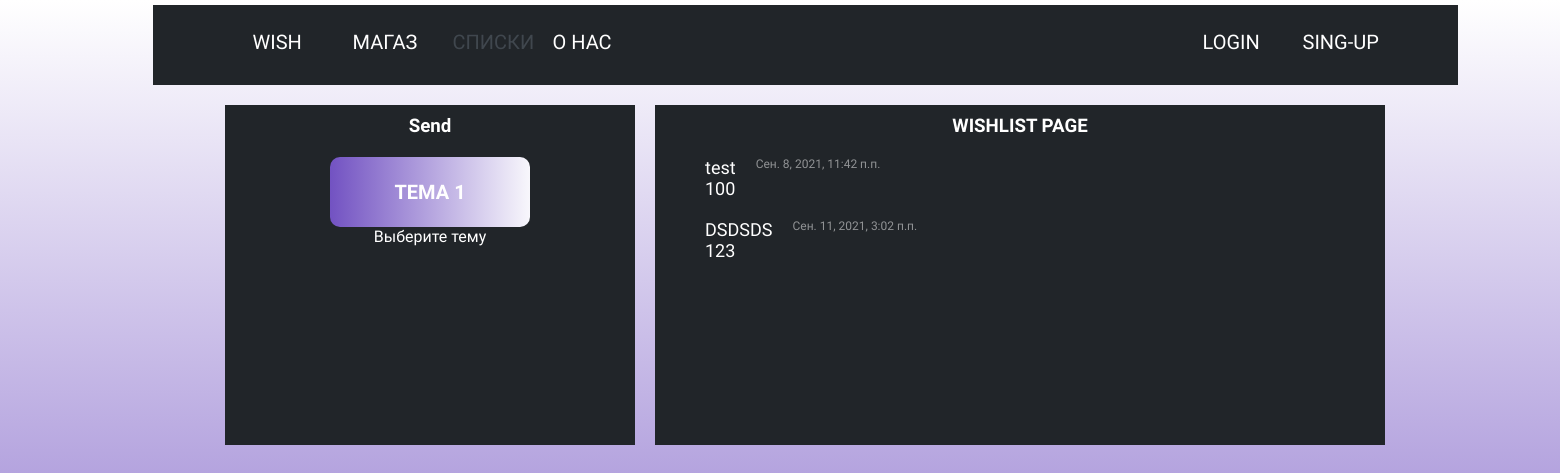
Before: /feedback/1/ with the older database file.
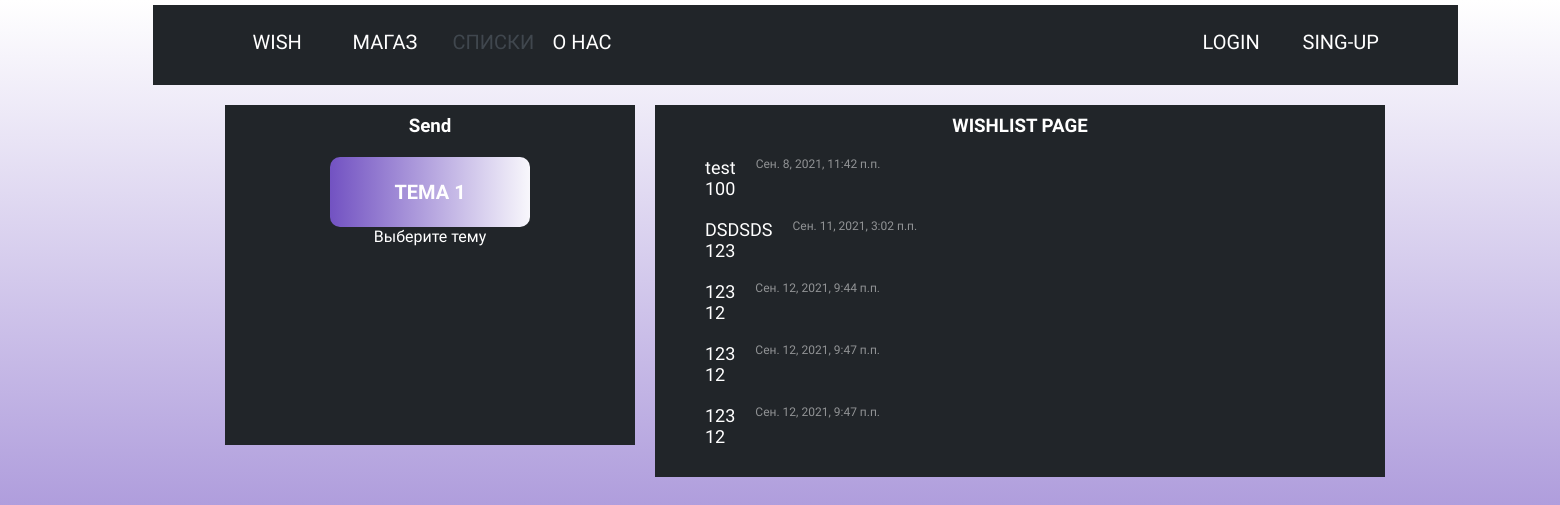
After: the same page with the newer database file.
### main/models.py (models this page shows, shortened)
class Product(models.Model):
	title = models.CharField(max_length=120)
	link = models.URLField()
	price = models.IntegerField()
	create_at = models.DateTimeField(
		auto_now_add=True,
		auto_created=True
	)

### main/views.py (the view)
# urls.py: path('feedback', views.feedback_base),
def feedback(request, pk):
	wishlist = get_object_or_404(WishList, pk=pk)
	if request.method == 'POST':
		form = ProductForm(request.POST)
		instance_product = form.save()
		wishlist.product.add(instance_product)
		wishlist.save()
	elif request.method == 'GET':
		form = ProductForm()
	return render(
		request,
		'main/feedback.html',
		{
			'wishlist': wishlist,
			"is_owner_list": wishlist.owner == request.user,
			'form': form
		}
	)

### main/templates/main/feedback.html (shortened to what this page needs)
{% extends 'main/base.html' %}
{% load static %}
{% block class_color_wish %}class='color_white'{% endblock %}
{% block class_color_store %}class='color_white'{% endblock %}
{% block class_color_feedback %}class='color_main_theme_light'{% endblock %}
{% block class_color_about %}class='color_white'{% endblock %}
{% block content_page %}
	<div class="feedback_main_content">
		<div class="comment_container_send">
			<h3 class="color_white text_center">Send</h3>
            <form action="/feedback/1">
                <button class="BTN_theme" type="submit">Тема 1</button>
            </form>
			{% if not is_owner_list %}
				<p class="text_center color_white">Выберите тему</p>
			{% endif %}
		</div>
		<div class="comment_container_all">
			<h3 class="text_center color_white">WISHLIST PAGE</h3>
			{% if wishlist %}
				{% for product in wishlist.product.all %}
					<div class="comment_container">
						<div class="comment_container_title">
							<a href="{{ product.link }}" class="color_white none_">{{ product.title }}</a>
							<p class="time_comment">{{ product.create_at }}</p>
						</div>
						<p class="color_white">{{ product.price }}</p>
					</div>
				{% endfor %}
			{% else %}
				<div class="comment_container_none_sand ">
					<br><br>
					<p class="color_white text_center"> У нас пока нет записей!</p>
				</div>
			{% endif %}
		</div>
	</div>
{% endblock %}

### main/templates/main/base.html (shortened to what this page needs)
{% load static %}
<!DOCTYPE html>
<html lang="ru">
<head>
	<link rel="stylesheet" href="{% static 'css/style.css'%}" type="text/css">
</head>
<body>
	<div class='main_container'>
		<div class='header_container'>
				<div class="top_menu">
					<ul class="">
			        	<li><a href="/" {% block class_color_wish %}{% endblock %}>WISH</a></li>
			        	<li><a href="/store" {% block class_color_store %}{% endblock %}>МАГАЗ</a></li>
			        	<li><a href="/feedback" {% block class_color_feedback %}{% endblock %}>СПИСКИ</a></li>
			        	<li><a href="/about" {% block class_color_about %}{% endblock %}>О НАС</a></li>
			        </ul>
				</div>
				<div class="block_top_auth">
					<ul class="">
						<li><a href="/admin" class="color_white">LOGIN</a></li>
						<li><a href="" class="color_white">SING-UP</a></li>
					</ul>
				</div>
		</div>
		{% block content_page %}{% endblock %}
	</div>
</body>
</html>

### main/static/css/style.css (style rules this page uses)
* { font-family: "Oswald", sans-serif; margin: 0; padding: 0; }
body { background: #212529; }
.main_container { width: 1600px; height: 1000px; background: linear-gradient(to top, #603cba,#FFFFFF); margin: 0px auto; padding: 5px; }
.header_container { display: flex; width: 1305px; height: 80px; margin: auto; background-color: #212529; }
.top_menu { height: 80px; float: left; padding-left: 100px; }
.top_menu ul li { list-style: none; float: left; }
.top_menu ul li a { display: block; width: 100px; text-decoration: none; font-size: 20px; padding-top: 25px; cursor: pointer; }
.block_top_auth { height: 80px; float: left; padding-left: 550px; }
.block_top_auth ul li { list-style: none; float: left; }
.block_top_auth ul li a { display: block; width: 100px; text-decoration: none; font-size: 20px; padding-top: 25px; cursor: pointer; }
.color_main_theme_light { color: #40474E; }
.color_white { color: white; }
.text_center { text-align: center; }
.feedback_main_content { display: flex; height: auto; background: none; width: 1200px; margin: auto; }
.comment_container_all { padding-top: 10px; padding-bottom: 30px; margin-top: 20px; margin-left: 20px; margin-right: 20px; background: #212529; }
.comment_container { width: 650px; margin-top: 20px; padding-left: 50px; padding-right: 30px; background: #212529; font-size: 18px; }
.comment_container_title { display: flex; }
.comment_container_send { height: 300px; width: 500px; padding-top: 10px; padding-bottom: 30px; margin-top: 20px; margin-left: 20px; background: #212529; text-align: center; }
.time_comment { color: white; font-size: 12px; margin-left: 20px; opacity: .5; }
.none_ { text-decoration: none; }
.BTN_theme { display: block; border: none; margin: auto; margin-top: 20px; background: linear-gradient(to right, #7252C2,#F8F7FC); border-radius: 10px; padding: 20px; color: white; outline: none; width:200px; height: 70px; font-size: 20px; text-transform: uppercase; font-weight: bold; cursor: pointer; }

Changed rows visible on the page:
added Product: title "123", create_at "Сен. 12, 2021, 9:44 п.п.", price "12"
added Product: title "123", create_at "Сен. 12, 2021, 9:47 п.п.", price "12"
added Product: title "123", create_at "Сен. 12, 2021, 9:47 п.п.", price "12"
